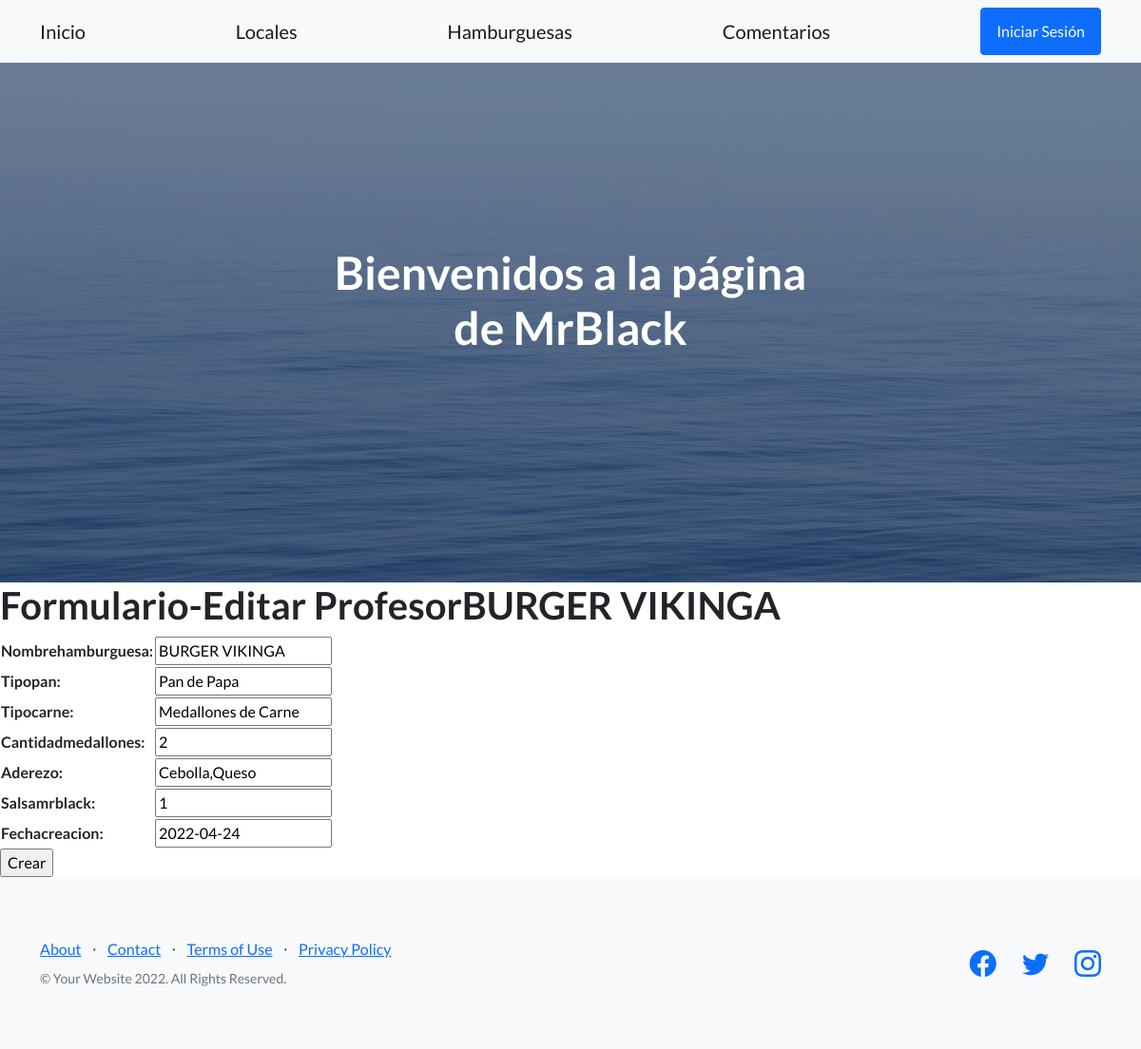
The page /AppMrBlack/editarHamburguesa9 on the database its author committed.
### AppMrBlack/models.py (models this page shows, shortened)
class Hamburguesas(models.Model):
    nombrehamburguesa = models.CharField('nombrehamburguesa',max_length=45)
    tipopan = models.CharField('tipopan',max_length=45)
    tipocarne = models.CharField('tipocarne',max_length=45)
    cantidadmedallones = models.IntegerField()
    aderezo = models.CharField('aderezo',max_length=45)
    salsaMrBlack = models.CharField('salsaMrBlack',max_length=45)
    fechacreacion = models.DateField('fechacreacion')

### AppMrBlack/views.py (the view)
# urls.py: path('editarHamburguesa<id>',views.editar_hamburguesa,name="EditarHamburguesa"),
def editar_hamburguesa(request,id):
    hamburguesa=Hamburguesas.objects.get(id=id)
    if request.method == "POST":
        miFormulario=HamburguesaFormulario(request.POST)
        if miFormulario.is_valid():
            imformacion=miFormulario.cleaned_data
            hamburguesa.nombrehamburguesa=imformacion['nombrehamburguesa']
            hamburguesa.tipopan=imformacion['tipopan']
            hamburguesa.tipocarne=imformacion['tipocarne']
            hamburguesa.cantidadmedallones=imformacion['cantidadmedallones']
            hamburguesa.aderezo=imformacion['aderezo']
            hamburguesa.salsaMrBlack=imformacion['salsaMrBlack']
            hamburguesa.fechacreacion=imformacion['fechacreacion']
            hamburguesa.save()
            return render(request,'inicio.html')
    else:
        miFormulario=HamburguesaFormulario(
            initial={
                'nombrehamburguesa':hamburguesa.nombrehamburguesa,
                'tipopan':hamburguesa.tipopan,
                'tipocarne':hamburguesa.tipocarne,
                'cantidadmedallones':hamburguesa.cantidadmedallones,
                'aderezo':hamburguesa.aderezo,
                'salsaMrBlack':hamburguesa.salsaMrBlack,
                'fechacreacion':hamburguesa.fechacreacion})
    return render(request,'editarHamburguesa.html',{"miFormulario":miFormulario,"hamburguesa_nombre":hamburguesa.nombrehamburguesa})

### AppMrBlack/forms.py
class HamburguesaFormulario(forms.Form):
    nombrehamburguesa = forms.CharField()
    tipopan = forms.CharField()
    tipocarne = forms.CharField()
    cantidadmedallones = forms.IntegerField()
    aderezo = forms.CharField()
    salsaMrBlack = forms.CharField()
    fechacreacion = forms.DateField()

### AppMrBlack/templates/editarHamburguesa.html (shortened to what this page needs)
{% extends 'padre.html' %}
{% load static %}
{% block contenidoquecambia %}
    <h1>Formulario-Editar Profesor{{hamburguesa_nombre}}</h1>
    <form action="" method="POST">{% csrf_token %}
        <table>
            {{miFormulario.as_table}}
        </table>
       <input type="submit" value = "Crear">
    </form>
{% endblock contenidoquecambia %}

### rows shown on the page
Hamburguesas: nombrehamburguesa "BURGER VIKINGA", tipopan "Pan de Papa", tipocarne "Medallones de Carne", cantidadmedallones "2", aderezo "Cebolla,Queso", salsaMrBlack "1", fechacreacion "2022-04-24"
